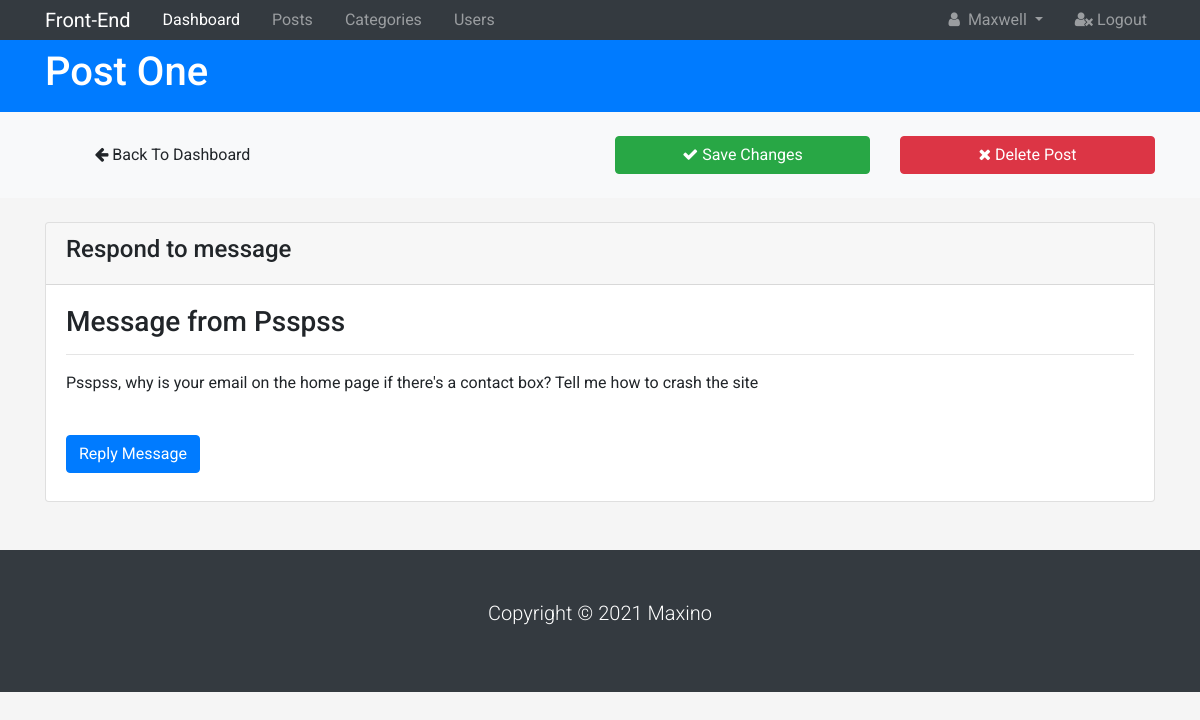
The page /admin/5/massage (signed in) on the database its author committed.
### Portfolio/models.py (models this page shows)
class User(db.Model, UserMixin):
    id = db.Column(db.Integer, primary_key=True)
    first_name = db.Column(db.String(100))
    last_name = db.Column(db.String(100))
    email = db.Column(db.String(64), unique=True)
    profile_pic = db.Column(db.String(100), default='avatar.png')
    password = db.Column(db.String(255))
    bio = db.Column(db.Text)
    url_to = db.Column(db.String(100))
    active = db.Column(db.Boolean())
    confirmed_at = db.Column(db.DateTime)
    roles = db.relationship('Role', secondary=roles_users,
                            backref=db.backref('users', lazy='dynamic'))
    blogs = db.relationship('Blog', backref='user', lazy=True)

class Contact(db.Model):
    id = db.Column(db.Integer, primary_key=True)
    name = db.Column(db.String(50), nullable=False)
    email = db.Column(db.String(50), nullable=False)
    message = db.Column(db.Text, nullable=False)
    date = db.Column(db.DateTime, nullable=False, default=datetime.utcnow)

### Portfolio/admin/routes.py (the view)
@author.route('/admin/<int:message_id>/massage', methods=['POST', 'GET'])
@login_required
def message(message_id):
    message = Contact.query.filter_by(id=message_id).first()
    form = Reply()
    if request.method == 'POST':
        msg = Message(form.head.data, recipients=[form.email.data])
        msg.body = form.body.data
        mail.send(msg)
        flash('You have Replied', 'success')
        return redirect(url_for('author.admin'))
    return render_template('admin/message.html', admin=True, message=message, form=form)

### Portfolio/__init__.py (called while the page is built)
@app.teardown_appcontext
def shutdown_session(exception=None):
    db.session.remove()

### Portfolio/templates/admin/message.html (shortened to what this page needs)
{% extends 'admin/base.html' %}
{% block content %}
  <header id="main-header" class="py-2 bg-primary text-white">
    <div class="container">
      <div class="row">
        <div class="col-md-6">
          <h1> Post One</h1>
        </div>
      </div>
    </div>
  </header>
  <section id="action" class="py-4 mb-4 bg-light">
    <div class="container">
      <div class="row">
        <div class="col-md-3 mr-auto">
          <a href="{{url_for('author.admin')}}" class="btn btn-light btn-block">
            <i class="fa fa-arrow-left"></i> Back To Dashboard
          </a>
        </div>
        <div class="col-md-3">
          <a href="#" class="btn btn-success btn-block">
            <i class="fa fa-check"></i> Save Changes
          </a>
        </div>
        <div class="col-md-3">
          <a href="#" class="btn btn-danger btn-block">
            <i class="fa fa-remove"></i> Delete Post
          </a>
        </div>
      </div>
    </div>
  </section>
  <section id="posts">
    <div class="container">
      <div class="row">
        <div class="col">
          <div class="card">
            <div class="card-header">
              <h4>Respond to message</h4>
            </div>
            <div class="card-body">
           <h3>Message from {{message.name}} </h3>
           <hr>
           <blockquote>
             {{message.message}}
           </blockquote>
           <br>
           <a class="btn btn-primary mb-2" data-toggle="collapse" href="#col" role="button" aria-expanded="false" aria-controls="col">
            Reply Message
          </a>
          </div>
        </div>
      </div>
    </div>
  </section>
  {% endblock  %}

### Portfolio/templates/admin/base.html (shortened to what this page needs)
<!DOCTYPE html>
<html lang="en">
<head>
  {% block head %}
 <link rel="stylesheet" href="{{ url_for('static', filename='css/font-awesome.min.css') }}">
  <link rel="stylesheet" href="https://maxcdn.bootstrapcdn.com/bootstrap/4.0.0/css/bootstrap.min.css">
  <link rel="stylesheet" href="{{ url_for('static', filename='css/style.css') }}">
  {% endblock  %}
</head>
<body>
  <nav class="navbar navbar-expand-sm navbar-dark bg-dark p-0">
    <div class="container">
      <a href="{{url_for('main.index')}}" class="navbar-brand">Front-End</a>
      <div class="collapse navbar-collapse" id="navbarNav">
        <ul class="navbar-nav">
          <li class="nav-item px-2">
            <a href="{{url_for('author.admin')}}" class="nav-link active">Dashboard</a>
          </li>
          <li class="nav-item px-2">
            <a href="{{url_for('author.posts')}}" class="nav-link">Posts</a>
          </li>
          <li class="nav-item px-2">
            <a href="{{url_for('author.categories')}}" class="nav-link">Categories</a>
          </li>
          <li class="nav-item px-2">
            <a href="{{url_for('author.users')}}" class="nav-link">Users</a>
          </li>
        </ul>
        <ul class="navbar-nav ml-auto">
          <li class="nav-item dropdown mr-3">
            <a href="#" class="nav-link dropdown-toggle" data-toggle="dropdown">
              <i class="fa fa-user mr-1"></i> {{current_user.first_name}}
            </a>
          </li>
          <li class="nav-item">
            <a href="{{url_for('security.logout')}}" class="nav-link">
              <i class="fa fa-user-times"></i> Logout
            </a>
          </li>
        </ul>
      </div>
    </div>
  </nav>
  {% block content %}
  {% endblock  %}
  <footer id="main-footer" class="bg-dark text-white mt-5 p-5">
    <div class="conatiner">
      <div class="row">
        <div class="col">
          <p class="lead text-center">Copyright &copy; 2021 Maxino</p>
        </div>
      </div>
    </div>
  </footer>
</body>
</html>

### Portfolio/static/css/style.css (style rules this page uses)
html { scroll-behavior: smooth; position: relative; }
body { background-color: #f5f5f5; }
body { font-family: 'Roboto', sans-serif; font-size: 16px; }
a { color: #1e1e1e; text-decoration: none; transition: all 0.5s ease-in-out; }

### rows shown on the page
User: first_name "Maxwell"
Contact: name "Psspss", message "Psspss, why is your email on the home page if there's a contact box? Tell me how to crash the site"
